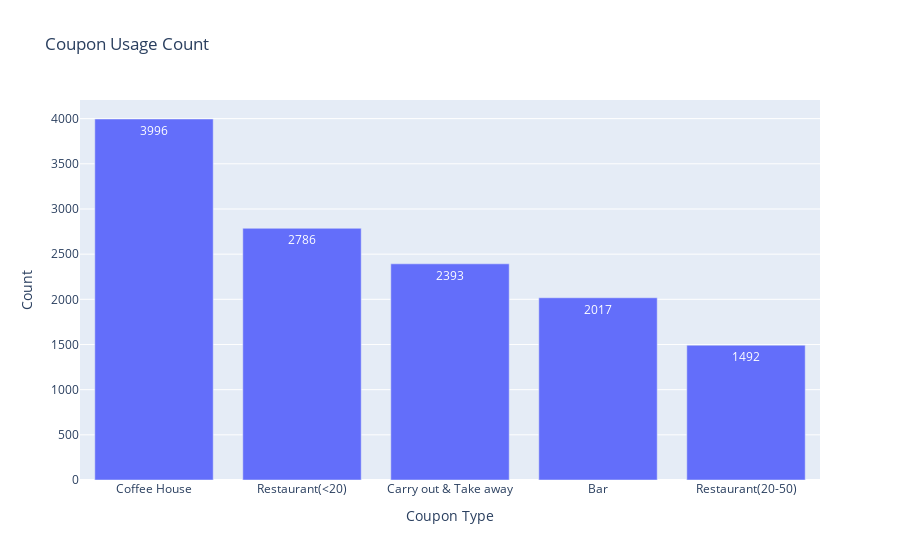

This figure's notebook cell:
### Markdown cell above
5. Use a bar plot to visualize the `coupon` column.

### Code cell
import plotly.express as px

# Count occurrences of each coupon type
coupon_counts = df['coupon'].value_counts().reset_index()
coupon_counts.columns = ['coupon', 'count']

# Create bar plot
fig = px.bar(coupon_counts, x='coupon', y='count', 
             title='Coupon Usage Count', 
             labels={'coupon': 'Coupon Type', 'count': 'Count'}, 
             text='count')

# Show figure
fig.show()

### Figure 1 — Plotly figure (JSON) as saved in the notebook; plotly's stock layout.template omitted (floating-point values rounded to 4 significant figures)
{"data": [{"alignmentgroup": "True", "hovertemplate": "Coupon Type=%{x}<br>Count=%{text}<extra></extra>", "legendgroup": "", "marker": {"color": "#636efa", "pattern": {"shape": ""}}, "name": "", "offsetgroup": "", "orientation": "v", "showlegend": false, "text": [3996, 2786, 2393, 2017, 1492], "textposition": "auto", "type": "bar", "x": ["Coffee House", "Restaurant(<20)", "Carry out & Take away", "Bar", "Restaurant(20-50)"], "xaxis": "x", "y": [3996, 2786, 2393, 2017, 1492], "yaxis": "y"}], "layout": {"barmode": "relative", "legend": {"tracegroupgap": 0}, "title": {"text": "Coupon Usage Count"}, "xaxis": {"anchor": "y", "domain": [0, 1], "title": {"text": "Coupon Type"}}, "yaxis": {"anchor": "x", "domain": [0, 1], "title": {"text": "Count"}}}}
